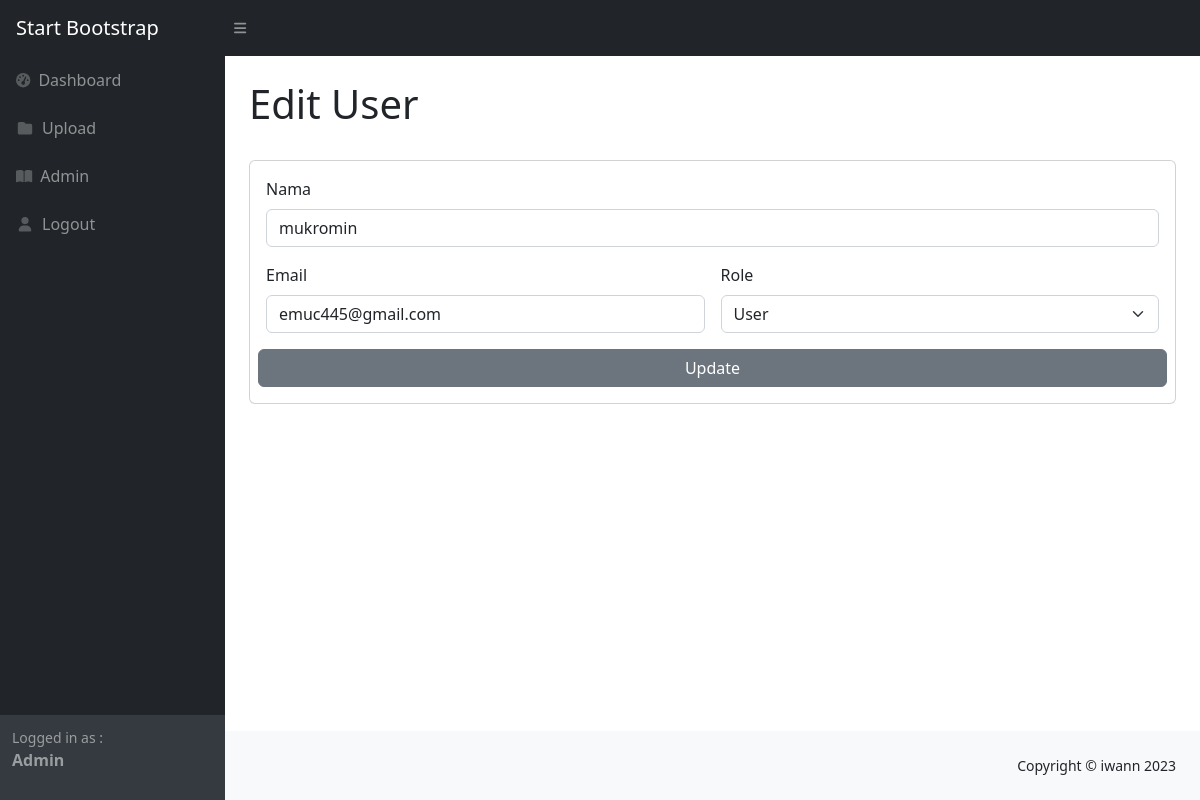
Screenshot of /admin/edit_user.php?id=3 (signed in) with the database file from the repository.
### tables this page shows
CREATE TABLE `users` (
  `id` int(11) NOT NULL,
  `nama` varchar(255) NOT NULL,
  `email` varchar(255) NOT NULL,
  `password` varchar(255) NOT NULL,
  `role` enum('user','admin') DEFAULT 'user'
);

### admin/edit_user.php (the view, shortened to what this page needs)
<?php
require_once('../koneksi.php');
$userNama = $_SESSION['user_nama'];
$userRole = $_SESSION['user_role'];
if (isset($_GET['id'])) {
    $userId = $_GET['id'];
    $stmt = $conn->prepare("SELECT * FROM users WHERE id = :id");
    $stmt->execute([':id' => $userId]);
    $user = $stmt->fetch(PDO::FETCH_ASSOC);
}
?>
<!DOCTYPE html>
<html lang="en">
<head>
    <link href="https://cdn.jsdelivr.net/npm/simple-datatables@7.1.2/dist/style.min.css" rel="stylesheet" />
    <link href="../css/styles.css" rel="stylesheet" />
</head>
<body>
    <nav class="sb-topnav navbar navbar-expand navbar-dark bg-dark">
        <a class="navbar-brand ps-3" href="index.html">Start Bootstrap</a>
        <button class="btn btn-link btn-sm order-1 order-lg-0 me-4 me-lg-0" id="sidebarToggle" href="#!"><i
                class="fas fa-bars"></i></button>
    </nav>
    <div id="layoutSidenav">
        <div id="layoutSidenav_nav">
            <nav class="sb-sidenav accordion sb-sidenav-dark" id="sidenavAccordion">
                <div class="sb-sidenav-menu">
                    <div class="nav">
                        <a class="nav-link" href="../index.php">
                            <div class="sb-nav-link-icon"><i class="fas fa-tachometer-alt"></i></div>
                            Dashboard
                        </a>
                        <a class="nav-link" href="../upload.php">
                            <div class="sb-nav-link-icon"><i class="fas fa-fw fa-folder"></i></div>
                            Upload
                        </a>
                        <?php if ($userRole === 'admin'): ?>
                            <a class="nav-link" href="users.php">
                                <div class="sb-nav-link-icon"><i class="fas fa-book-open"></i></div>
                                Admin
                            </a>
                        <?php endif; ?>
                        <a class="nav-link" href="../logout.php">
                            <div class="sb-nav-link-icon"><i class="fas fa-user fa-fw"></i></div>
                            Logout
                        </a>
                    </div>
                </div>
                <div class="sb-sidenav-footer">
                    <div class="small">Logged in as : </div>
                    <p class="fw-bold">
                        <?php echo $userNama; ?>
                    </p>
                </div>
            </nav>
        </div>
        <div id="layoutSidenav_content">
            <main>
                <div class="container-fluid px-4">
                    <h1 class="mt-4">Edit User</h1>
                    <div class="card mb-4">
                        <div class="card-body">
                            <form method="POST" id="editForm"  class="row g-3 needs-validation" novalidate>
                                <div class="col-md-12">
                                    <label for="user_name" class="form-label">Nama</label>
                                    <input type="text" class="form-control" id="user_name" name="user_name"
                                        value="<?= $user['nama'] ?>" required>
                                </div>
                                <div class="col-md-6">
                                    <label for="user_email" class="form-label">Email</label>
                                    <input type="email" class="form-control" id="user_email" name="user_email"
                                        value="<?= $user['email'] ?>" required>
                                </div>
                                <div class="col-md-6">
                                            <label for="role" class="form-label">Role</label>
                                            <select class="form-select" id="role" name="user_role" required>
                                                <option value="user" <?php echo ($user['role'] === 'user' ? 'selected' : ''); ?>>
                                                    User</option>
                                            </select>
                                        </div>
                                <button type="submit" class="btn btn-secondary">Update</button>
                            </form>
                        </div>
                    </div>
                </div>
            </main>
            <footer class="py-4 bg-light mt-auto">
                <div class="container-fluid px-4">
                    <div class="d-flex align-items-center justify-content-between small">
                        <div> Copyright &copy; iwann 2023 </div>
                    </div>
                </div>
            </footer>
        </div>
    </div>
</body>
</html>

### rows the page displays
users: user_name "mukromin", user_email "emuc445@gmail.com", user_role "User"

### other values shown
$userNama "Admin"
